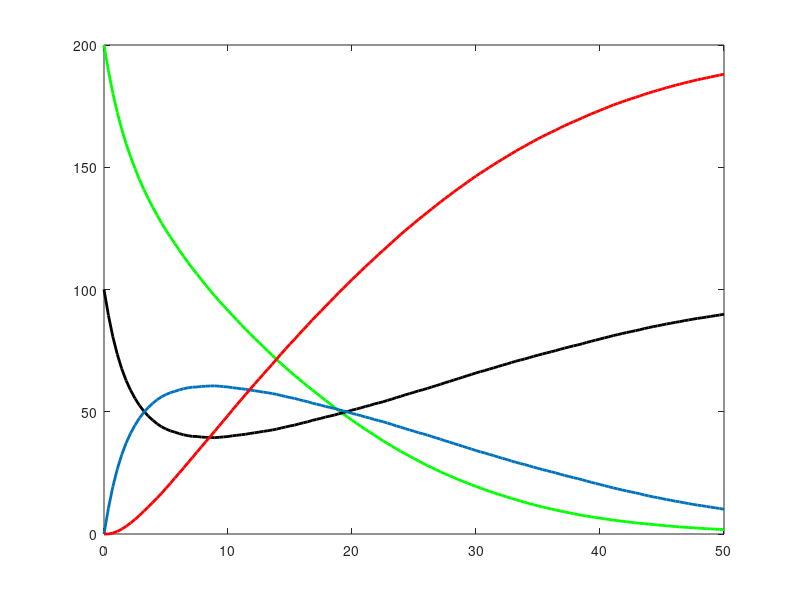

This chart was generated by the following MATLAB code:
%%%%%%%%%%%%%%%%%%%%%%%%%%%%%%%%%%%%%%%%
%  Michaelis-Menten system, tauleaping %
%  algorithm to accelerate SSA         %
%%%%%%%%%%%%%%%%%%%%%%%%%%%%%%%%%%%%%%%%
%Hong Tran%

tfinal = 50;
L = 140;
tau = tfinal/L; 
t=0:tau:tfinal;   
%stoichiometric matrix
V = [-1 1 0; -1 1 1; 1 -1 -1; 0 0 1];
A1=zeros(L+1, 1000);
A2=zeros(L+1, 1000);
A3=zeros(L+1, 1000);
A4=zeros(L+1, 1000);

for r=1:1000

%%%%%%%%%% Parameters and Initial Conditions %%%%%%%%%
Y = zeros(4,1);
Y(1) = 200; % molecules of substrate
Y(2) = 100; % molecules of enzyme 
c(1) = 1.5e-3; c(2) = 1e-4; c(3) = 0.1;
Yvals = zeros(4,L+1);
Yvals(1,1) = Y(1);
Yvals(2,1) = Y(2);
for k = 1:L
     a(1) = c(1)*Y(1)*Y(2);
     a(2) = c(2)*Y(3);
     a(3) = c(3)*Y(3);
     dY=poissrnd(tau*a(1))*V(:,1) + poissrnd(tau*a(2))*V(:,2) + poissrnd(tau*a(3))*V(:,3); %number of reactions skipped
     Y = Y + dY;
     if Y(1)<0
         Y(1)=0;
     end
     if Y(2)<0
         Y(2)=0;
     end
     if Y(3)<0
         Y(3)=0;
     end
     if Y(4)<0
         Y(4)=0;
     end
     Yvals(:,k+1) = Y;
end
	A1(:,r)=Yvals(1,:);
	A2(:,r)=Yvals(2,:);
	A3(:,r)=Yvals(3,:);
	A4(:,r)=Yvals(4,:);
end
for i=1:L+1
	Yavg1(i) = mean(A1(i,:));
	Yavg2(i) = mean(A2(i,:));
	Yavg3(i) = mean(A3(i,:));
	Yavg4(i) = mean(A4(i,:));
    end
tvals = [0:tau:tfinal];
plot(tvals,Yavg1,'g', 'LineWidth',2);hold on;
plot(tvals,Yavg2,'black', 'LineWidth',2);
plot(tvals,Yavg3, 'LineWidth',2);
plot(tvals,Yavg4,'r', 'LineWidth',2);
hold on
save('MM_tauf_140.mat', 'Yavg1', 'Yavg2', 'Yavg3', 'Yavg4', 'tvals', 'L', 'tau', 'tfinal');
%plot(tvals,Yvals(4,:),'r*-')

%axis([0 55 0 310])